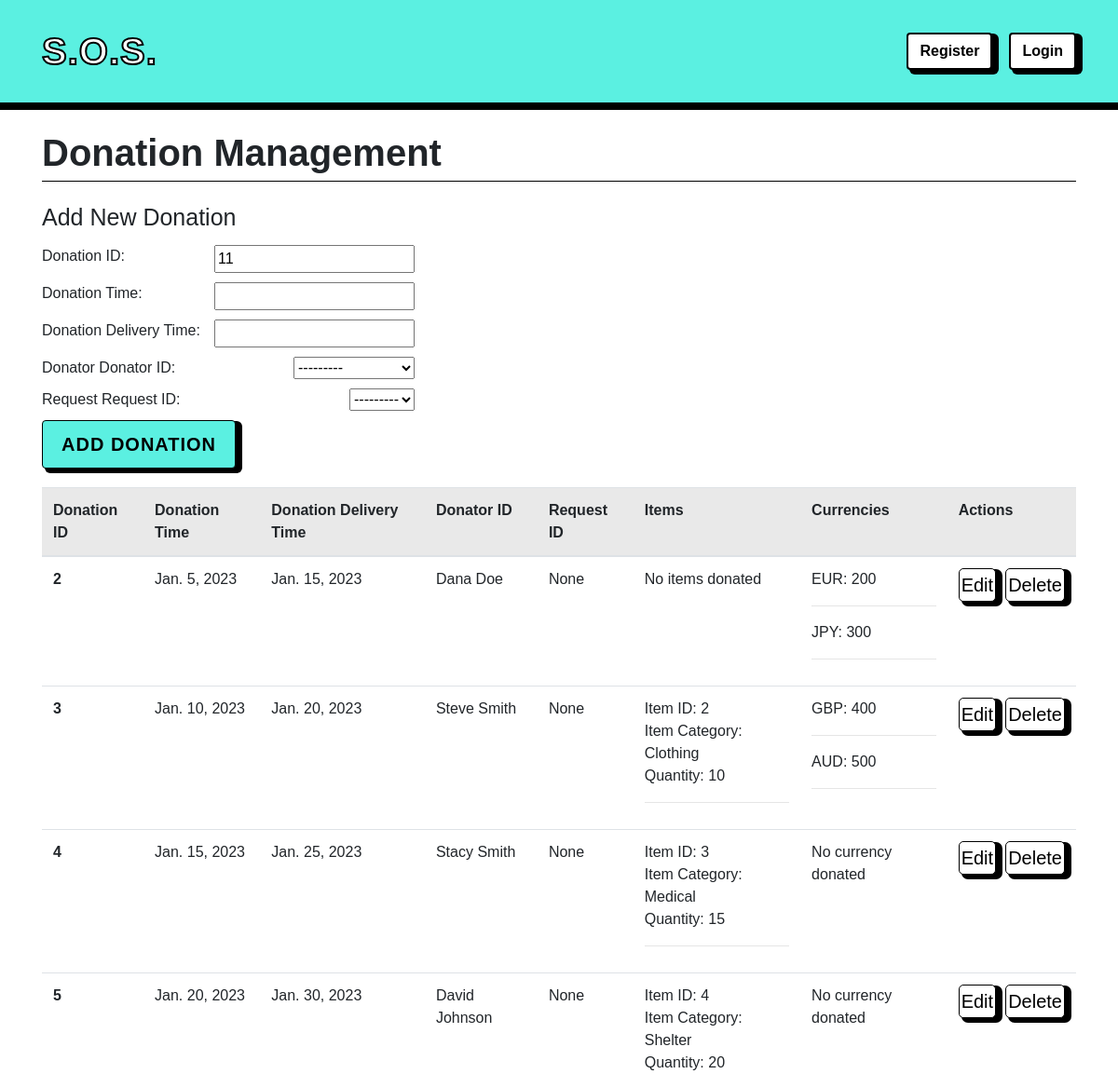
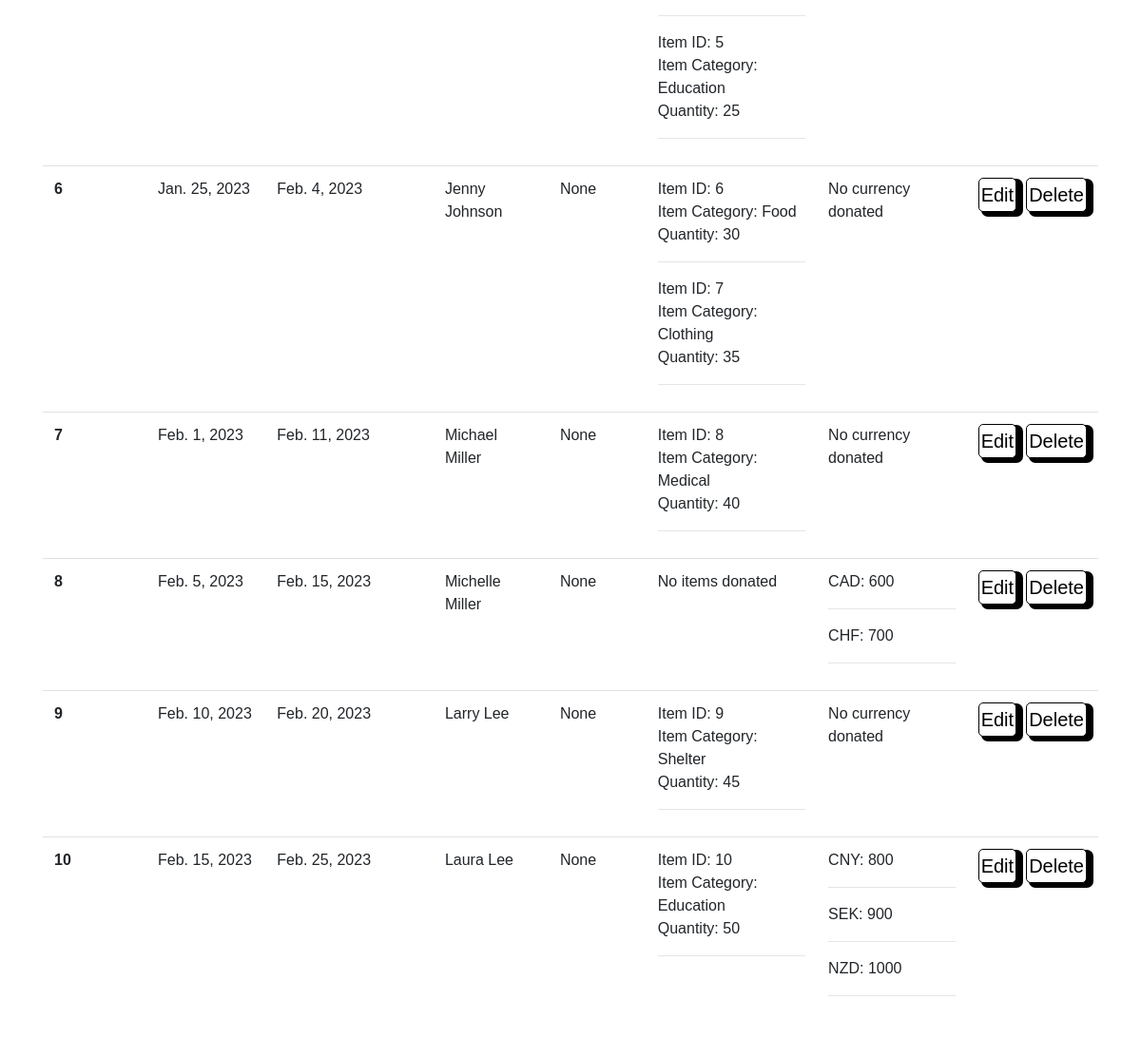
Before: /myapp/donations/ with the older database file (2 pictures, top to bottom).
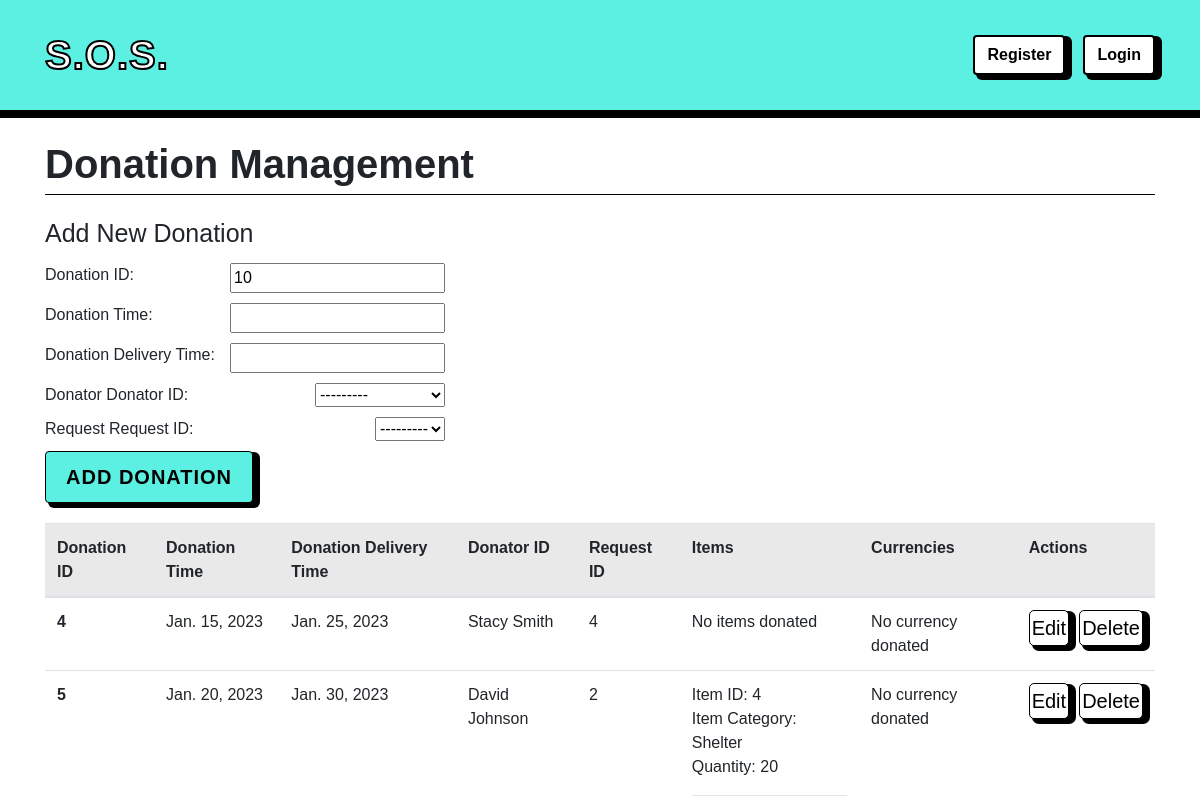
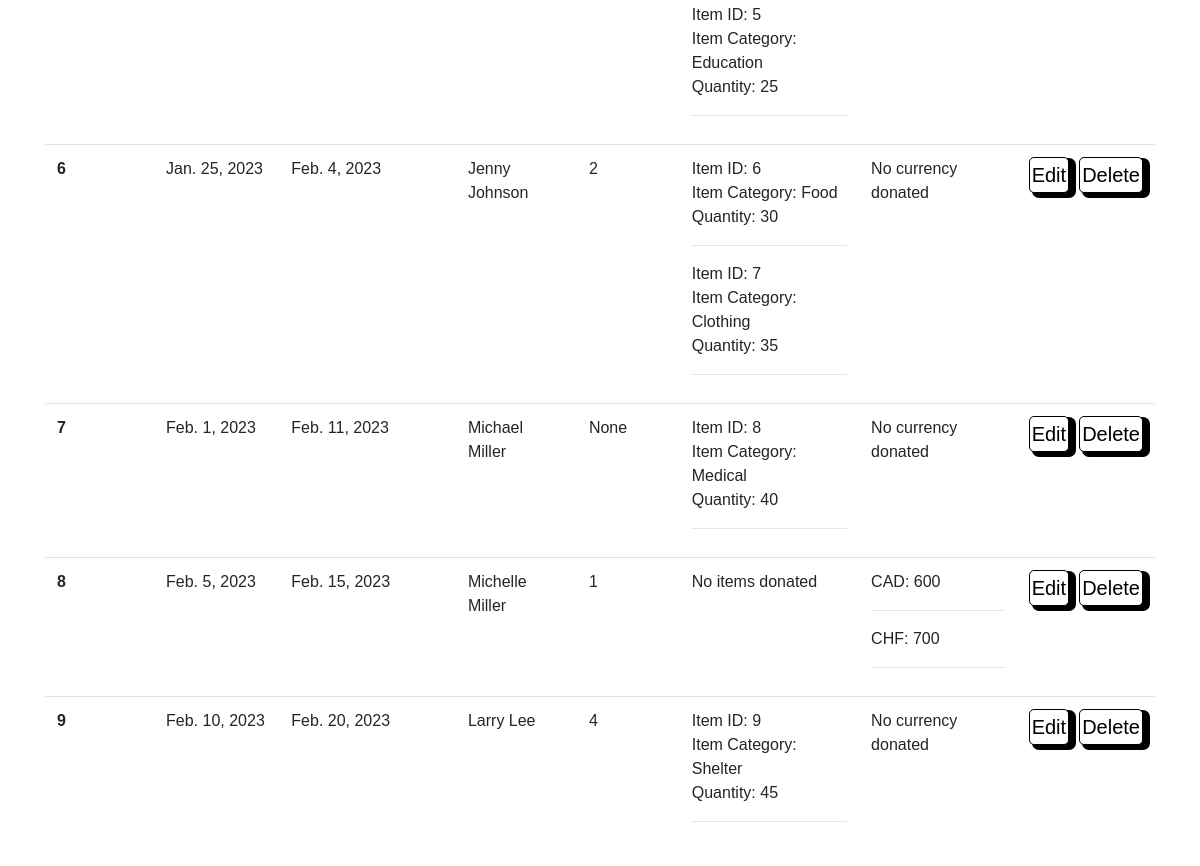
After: the same page with the newer database file (2 pictures, top to bottom).
### myapp/models.py (models this page shows, shortened)
class Donation(models.Model):
    DonationID = models.IntegerField(primary_key=True)
    DonationTime = models.DateField(null=True)
    DonationDeliveryTime = models.DateField(null=True)
    Donator_DonatorID = models.ForeignKey(Donator, on_delete=models.CASCADE, null=True)
    Request_RequestID = models.ForeignKey(Request, on_delete=models.CASCADE, null=True)

class Donator(models.Model):
    DonatorID = models.IntegerField(primary_key=True)
    Name = models.CharField(max_length=225, null=True)
    Surname = models.CharField(max_length=225, null=True)
    Phone = models.CharField(max_length=45, null=True)
    def __str__(self):
        return f"{self.Name} {self.Surname}"

class Donation_has_Currency(models.Model):
    Donation_DonationID = models.ForeignKey(Donation, on_delete=models.CASCADE, null=True)
    Currency_CurrencyType = models.ForeignKey(Currency, on_delete=models.CASCADE, null=True)
    Amount = models.IntegerField(null=True)

class Currency(models.Model):
    CurrencyType = models.CharField(max_length=45, primary_key=True)
    ExchangeRate = models.DecimalField(max_digits=10, decimal_places=2, null=True)
    def __str__(self):
        return self.CurrencyType

class Donation_has_Items(models.Model):
    Donation_DonationID = models.ForeignKey(Donation, on_delete=models.CASCADE, null=True)
    Items_ItemID = models.ForeignKey(Items, on_delete=models.CASCADE, null=True)
    Quantity = models.IntegerField(null=True)

class Items(models.Model):
    ItemID = models.IntegerField(primary_key=True)
    ItemCategory = models.CharField(max_length=45, null=True)
    Amount = models.IntegerField(null=True)

class Request(models.Model):
    RequestID = models.IntegerField(primary_key=True)
    RequestTime = models.DateField(null=True)
    CurrentStatus = models.CharField(max_length=45, null=True)
    DeliveryTime = models.DateField(null=True)
    Victim_RequesterID = models.ForeignKey(Victim, on_delete=models.CASCADE, null=True)
    def __str__(self):
        return str(self.RequestID)

### myapp/views.py (the view)
# urls.py: path('donations/', views.donation_list_view, name='donations'),
def donation_list_view(request):
    donations = Donation.objects.all()
    if request.method == 'POST':
        form = DonationForm(request.POST)
        if form.is_valid():
            form.save()
            return redirect('donations')  # assuming this is the name of your view
    else:
        form = DonationForm()
    max_donation_id = Donation.objects.aggregate(Max('DonationID'))['DonationID__max']
    new_donation_id = max_donation_id + 1 if max_donation_id else 1
    form.fields['DonationID'].initial = new_donation_id
    context = {'donations': donations, 'form': form }
    return render(request, 'donations_list.html', context)

### myapp/forms.py
class DonationForm(forms.ModelForm):
    class Meta:
        model = Donation
        fields = ['DonationID', 'DonationTime', 'DonationDeliveryTime', 'DonationTime', 'Donator_DonatorID', 'Request_RequestID']

### myapp/templates/donations_list.html (shortened to what this page needs)
{% extends 'main.html' %} {% block content %}
<div
    style="
        font-size: 40px;
        margin-top: 10px;
        font-weight: bold;
        margin-bottom: 20px;
        border-bottom: 1px solid black;
    "
>
    Donation Management
</div>
<div style="font-size: 25px; margin-bottom: 10px">Add New Donation</div>
<form method="POST">
    <div
        style="
            display: flex;
            max-width: 400px;
            flex-direction: column;
            gap: 10px;
        "
    >
        <div style="display: flex; justify-content: space-between">
            <div style="display: flex">Donation ID:</div>
            <div style="display: flex">{{ form.DonationID }}</div>
        </div>
        <div style="display: flex; justify-content: space-between">
            <div style="display: flex">Donation Time:</div>
            <div style="display: flex">{{ form.DonationTime }}</div>
        </div>
        <div style="display: flex; justify-content: space-between">
            <div style="display: flex">Donation Delivery Time:</div>
            <div style="display: flex">{{ form.DonationDeliveryTime }}</div>
        </div>
        <div style="display: flex; justify-content: space-between">
            <div style="display: flex">Donator Donator ID:</div>
            <div style="display: flex; justify-self: center">
                {{ form.Donator_DonatorID }}
            </div>
        </div>
        <div style="display: flex; justify-content: space-between">
            <div style="display: flex">Request Request ID:</div>
            <div style="display: flex">{{ form.Request_RequestID }}</div>
        </div>
    </div>
    <button
        style="
            margin-top: 10px;
            margin-bottom: 20px;
            box-shadow: 5px 3px 0px 2px black;
            background-color: #5bf0e1;
            border-color: #000000;
            color: black;
            font-size: 20px;
            font-family: sans-serif;
            font-weight: bold;
        "
        type="submit"
        class="btn btn-primary"
    >
        Add Donation
    </button>
</form>
<table class="table">
    <thead>
        <tr style="background-color: rgb(233, 233, 233)">
            <th scope="col" style="text-align: start; vertical-align: top">
                Donation ID
            </th>
            <th scope="col" style="text-align: start; vertical-align: top">
                Donation Time
            </th>
            <th scope="col" style="text-align: start; vertical-align: top">
                Donation Delivery Time
            </th>
            <th scope="col" style="text-align: start; vertical-align: top">
                Donator ID
            </th>
            <th scope="col" style="text-align: start; vertical-align: top">
                Request ID
            </th>
            <th scope="col" style="text-align: start; vertical-align: top">
                Items
            </th>
            <th scope="col" style="text-align: start; vertical-align: top">
                Currencies
            </th>
            <th scope="col" style="text-align: start; vertical-align: top">
                Actions
            </th>
        </tr>
    </thead>
    <tbody>
        {% for donation in donations %}
        <tr>
            <td style="font-weight: bold">{{ donation.DonationID }}</td>
            <td>{{ donation.DonationTime }}</td>
            <td>{{ donation.DonationDeliveryTime }}</td>
            <td>{{ donation.Donator_DonatorID }}</td>
            <td>{{ donation.Request_RequestID }}</td>
            <td>
                {% for donation_item in donation.donation_has_items_set.all %}
                Item ID: {{ donation_item.Items_ItemID.ItemID }} <br />
                Item Category: {{ donation_item.Items_ItemID.ItemCategory }}
                <br />
                Quantity: {{ donation_item.Quantity }} <br />
                <hr />
                {% empty %} No items donated {% endfor %}
            </td>
            <td>
                {% for currency in donation.donation_has_currency_set.all %}
                {{currency.Currency_CurrencyType }}: {{ currency.Amount }}<br />
                <hr />
                {% empty %} No currency donated {% endfor %}
            </td>
            <td>
                <div style="display: flex; flex-direction: row; gap: 10px">
                    <a
                        style="
                            font-size: 20px;
                            box-shadow: 5px 3px 0px 2px black;
                            padding: 2px;
                            border-radius: 5px;
                            display: flex;
                            background-color: white;
                            border: 1px solid #000000;
                            color: #000000;
                        "
                        href="{% url 'donation_edit' pk=donation.pk %}"
                        >Edit</a
                    >
                    <a
                        style="
                            display: flex;
                            box-shadow: 5px 3px 0px 2px black;
                            font-size: 20px;
                            padding: 2px;
                            border-radius: 5px;
                            background-color: white;
                            border: 1px solid #000000;
                            color: #000000;
                        "
                        href="{% url 'donation_delete' pk=donation.pk %}"
                        >Delete</a
                    >
                </div>
            </td>
        </tr>
        {% endfor %}
    </tbody>
</table>
{% endblock %}

### myapp/templates/main.html (shortened to what this page needs)
<!DOCTYPE html>
{% load static %}
<html>
    <head>
        <link
            rel="stylesheet"
            href="https://stackpath.bootstrapcdn.com/bootstrap/4.5.2/css/bootstrap.min.css"
        />
        <link rel="stylesheet" href="{% static 'myapp/styles.css' %}" />
    </head>
    <body style="font-family: sans-serif !important">
        <nav
            class="navbar navbar-expand-lg navbar-dark bg-dark"
            style="
                box-shadow: 0px 8px #000000;
                padding-top: 20px;
                padding-bottom: 20px;
                background-color: #5bf0e1 !important;
            "
        >
            <div class="container">
                <a
                    class="navbar-brand font-weight-bold"
                    href="/myapp"
                    style="
                        font-size: 40px;
                        letter-spacing: 1px;
                        -webkit-text-stroke: 2px black;
                        font-family: sans-serif;
                        font-weight: bold;
                    "
                    >S.O.S.</a
                >
                <div class="navbar-nav" style="gap: 10px">
                    {% if user.is_authenticated %}
                    <a
                        style="
                            box-shadow: 5px 3px 0px 2px black;
                            background-color: white;
                            border-color: #000000;
                            color: #000000;
                        "
                        class="nav-item btn btn-outline-light font-weight-bold custom-button profile-button mr-2"
                        href="/myapp/report"
                        >Performance Reports</a
                    >
                    <a
                        style="
                            box-shadow: 5px 3px 0px 2px black;
                            background-color: white;
                            border-color: #000000;
                            color: #000000;
                        "
                        class="nav-item btn btn-outline-light font-weight-bold custom-button navbar-donation-button mr-2"
                        href="/myapp/donations"
                        >Donation Management</a
                    >
                    <a
                        style="
                            box-shadow: 5px 3px 0px 2px black;
                            background-color: white;
                            border-color: #000000;
                            color: #000000;
                        "
                        class="nav-item btn btn-outline-light font-weight-bold custom-button navbar-donation-button mr-2"
                        href="/myapp/logistics"
                        >Logistics Management</a
                    >
                    <a
                        style="
                            box-shadow: 5px 3px 0px 2px black;
                            background-color: white;
                            border-color: #000000;
                            color: #000000;
                        "
                        class="nav-item btn btn-outline-light font-weight-bold custom-button profile-button mr-2"
                        href="/myapp/profile"
                        >Profile</a
                    >
                    <a
                        style="
                            box-shadow: 5px 3px 0px 2px black;
                            background-color: white;
                            border-color: #000000;
                            color: #000000;
                        "
                        class="nav-item btn btn-outline-light font-weight-bold custom-button logout-button mr-2"
                        href="#"
                        onclick="confirmLogout()"
                        >Logout</a
                    >
                    <script>
                        function confirmLogout() {
                            Swal.fire({
                                title: "Confirmation",
                                text: "Are you sure you want to log out?",
                                icon: "question",
                                showCancelButton: true,
                                confirmButtonText: "Yes",
                                cancelButtonText: "No",
                            }).then((result) => {
                                if (result.isConfirmed) {
                                    window.location.href = "/myapp/logout";
                                }
                            });
                        }
                    </script>
                    {% else %}
                    <a
                        style="
                            box-shadow: 5px 3px 0px 2px black;
                            background-color: white;
                            border-color: #000000;
                            color: #000000;
                        "
                        class="nav-item btn btn-outline-light font-weight-bold custom-button register-button mr-2"
                        href="/myapp/register"
                        >Register</a
                    >
                    <a
                        style="
                            box-shadow: 5px 3px 0px 2px black;
                            background-color: white;
                            border-color: #000000;
                            color: #000000;
                        "
                        class="nav-item btn btn-outline-light font-weight-bold custom-button login-button"
                        href="/myapp/login"
                        >Login</a
                    >
                    {% endif %}
                </div>
            </div>
        </nav>
        <div class="container mt-4">
             {% block content %}{% endblock %}
        </div>
    </body>
</html>

### myapp/static/myapp/styles.css (style rules this page uses)
.navbar-brand { font-size: 24px; font-weight: bold; color: #f00; }
.btn-primary { background-color: #007bff; border-color: #007bff; color: #fff; padding: 10px 20px; letter-spacing: 1px; text-transform: uppercase; transition: transform 0.3s ease; }
.custom-button { border-width: 2px !important; }

Changed rows visible on the page:
removed Donation: DonationID "2", DonationTime "Jan. 5, 2023", DonationDeliveryTime "Jan. 15, 2023", Donator_DonatorID "Dana Doe", Request_RequestID "None"
removed Donation_has_Currency: Currency_CurrencyType "EUR", Amount "200", shown under "2"
removed Donation_has_Currency: Currency_CurrencyType "JPY", Amount "300", shown under "2"
removed Donation: DonationID "3", DonationTime "Jan. 10, 2023", DonationDeliveryTime "Jan. 20, 2023", Donator_DonatorID "Steve Smith", Request_RequestID "None"
removed Donation_has_Items: Items_ItemID.ItemID "2", Items_ItemID.ItemCategory "Clothing", Quantity "10", shown under "3"
removed Donation_has_Currency: Currency_CurrencyType "GBP", Amount "400", shown under "3"
removed Donation_has_Currency: Currency_CurrencyType "AUD", Amount "500", shown under "3"
removed Donation_has_Items: Items_ItemID.ItemID "3", Items_ItemID.ItemCategory "Medical", Quantity "15", shown under Donation "Jan. 15, 2023"
removed Donation: DonationID "10", DonationTime "Feb. 15, 2023", DonationDeliveryTime "Feb. 25, 2023", Donator_DonatorID "Laura Lee", Request_RequestID "None"
removed Donation_has_Items: Items_ItemID.ItemID "10", Items_ItemID.ItemCategory "Education", Quantity "50"
removed Donation_has_Currency: Currency_CurrencyType "CNY", Amount "800", shown under "10"
removed Donation_has_Currency: Currency_CurrencyType "SEK", Amount "900", shown under "10"
removed Donation_has_Currency: Currency_CurrencyType "NZD", Amount "1000", shown under "10"
changed Donation "Jan. 15, 2023": Request_RequestID "None" → "4"; now shows "No items donated"
changed Donation "Jan. 20, 2023": Request_RequestID "None" → "2"
changed Donation "Feb. 4, 2023": Request_RequestID "None" → "2"
changed Donation "Feb. 5, 2023": Request_RequestID "None" → "1"
changed Donation "Feb. 10, 2023": Request_RequestID "None" → "4"
Other visible differences:
form field DonationID: "11" → "10"
